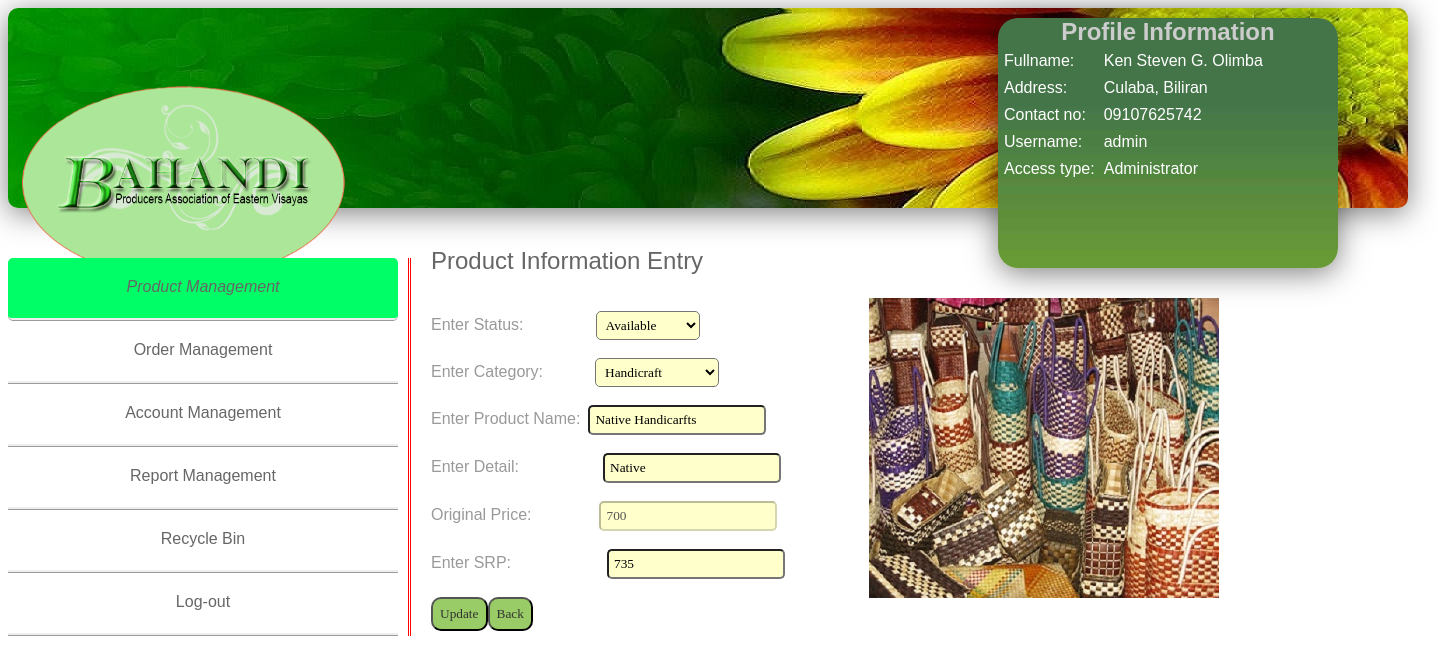
The page /admin/edit_product.php?id=81 (signed in) on the database its author committed.
### tables this page shows
CREATE TABLE `adminproduct` (
  `id` int(155) NOT NULL auto_increment,
  `sid` int(155) NOT NULL,
  `sname` varchar(255) NOT NULL,
  `status` varchar(150) NOT NULL,
  `category` varchar(150) NOT NULL,
  `pname` varchar(150) NOT NULL,
  `detail` varchar(150) NOT NULL,
  `price` int(100) NOT NULL,
  `srp` int(100) NOT NULL,
  `quantity` int(100) NOT NULL,
  `total` int(100) NOT NULL,
  `date` date NOT NULL,
  `image` varchar(150) NOT NULL,
  PRIMARY KEY  (`id`)
);

### admin/edit_product.php (the view, shortened to what this page needs)
<?php
if(isset($_SESSION['admin'])){
?>
<!DOCTYPE html PUBLIC "-//W3C//DTD XHTML 1.0 Transitional//EN" "http://www.w3.org/TR/xhtml1/DTD/xhtml1-transitional.dtd">
<html xmlns="http://www.w3.org/1999/xhtml">
<head>
<link href="css/admin.css" rel="stylesheet" type="text/css">
<div id = "header">
<div id="user_info">
<?php
if(isset($_SESSION['admin'])){
		$name=$_SESSION['name'];
		$address=$_SESSION['address'];
		$contact=$_SESSION['contact'];
}
?>
<font face="Tahoma, Geneva, sans-serif" size="5" color="#CCC"><center><b>Profile Information</b></center></font>
<Font face="Tahoma, Geneva, sans-serif" color="#FFF">
<table cellpadding="3" cellspacing="3">
<tr>
<td>Fullname:</td>
<td><?php echo $name ?></td>
</tr>
<tr>
<td>Address:</td>
<td><?php echo $address ?></td>
</tr>
<tr>
<td>Contact no:</td>
<td><?php echo $contact ?></td>
</tr>
<tr>
<td>Username:</td>
<td><?php echo $_SESSION['user'];?></td>
</tr>
<tr>
<td>Access type:</td>
<td><?php echo $_SESSION['type'];?></td>
</tr>
</table>
</font>
<br>
</div>
<a href="index.php"><img src="image/logo.png" height="350" width="350" class="logo"></a>
</div>
</head>
<body>
<div id="leftnav">
 <div class="link1" id="current"><a href="#"><font color="#666666">Product Management</font></a><br></div>
 <div class="link1"><a href="admin_order.php"><font color="#666666">Order Management</font></a><br></div>
  <div class="link1"><a href="supplieraccount.php"><font color="#666666">Account Management</font></a><br></div>
<div class="link1"><a href="admin_sale.php"><font color="#666666">Report Management</font></a><br></div>
    <div class="link1"><a href="recycle.php"><font color="#666666">Recycle Bin</font></a><br></div>
    <div class="link1"><a href="logout.php"><font color="#666666">Log-out</font></a><br></div>
    </div>
</body>
<br><br>
<div id="body">
<div id="table">
<div id="uploadphoto"></div>
  <?php
	include('connect.php');
	$id=$_GET['id'];
	$result = $db->prepare("SELECT * FROM adminproduct WHERE id= :userid");
	$result->bindParam(':userid', $id);
	$result->execute();
	for($i=0; $row = $result->fetch(); $i++){
?>
<table align="left" height="auto" width="auto">
<tr>
<td>
<font color="#666666" size="5" face="Tahoma, Geneva, sans-serif">Product Information Entry</font>
<form id="form1" method="post" action="editprocess_product.php" enctype="multipart/form-data" onSubmit="return validate()">
<div id="uploadphoto">
 <table align="center" >
	  <tr>
      <td>&nbsp;</td>
	    <td align="left"><img src="<?php echo $row['image']; ?>"width="350" height="300"/></td>
	  </tr>
	</table>
</div>
<form  action="editproccess_product.php" method="post">
<br><br><font color="#999999" class="fontstyle">Enter Status:</font><select name="status" class="text"><option> <?php echo $row['status']?></option></select>
<br><br><font color="#999999" class="fontstyle">Enter Category:</font><select name="category" class="text"><option> <?php echo $row['category']?></option></select>
<br><br><font color="#999999" class="fontstyle">Enter Product Name:</font>&nbsp;&nbsp;<input type="text" name="pname" class="text" value="<?php echo $row['pname']?>" required="required"/>
<br><br><font color="#999999" class="fontstyle">Enter Detail:</font><input type="text" name="detail" class="text" value="<?php echo $row ['detail']; ?>" required="required"/>
<br><br><font color="#999999" class="fontstyle">Original Price:</font><input type="number" name="srp" class="text" value="<?php echo $row ['price']; ?>" disabled="disabled" required="required"/>
<br><br><font color="#999999" class="fontstyle">Enter SRP:</font><input type="number" name="srp" class="text" value="<?php echo $row ['srp']; ?>" required="required"/>
<br><br><input type="submit" value="Update" class="button"><input type='button' value='Back' onClick=window.location.href='product.php' class="button">
</form>
<br>
<br>
</table>
</div>
</div>
</html><?php
		}
	?>
	<?php
    }else
        header('location:index.php');
?>

### admin/css/admin.css (style rules this page uses)
#user_info { height:250px; width: 340px; position:absolute; margin:10px 0px 0px 990px; size:2px; border-radius:20px; background-image:url(../../image/green-hd-color-background-wallpaper-background-color-theme-abstract-images-background-wallpaper.jpg); box-shadow: inset 0 0px rgba(255,255,255,0.2), inset 0 0px 0px rgba(0,1,0,0.4), 0 5px 30px rgba(0,0,0,.5); }
#uploadphoto { position:absolute; height:305px; width:437px; margin:20px 0px 0px 390px; border-color:#999; size:2px; }
#table { position:absolute; height:auto; width:auto; margin:10px 0px 0px 10px; }
#header { margin: 0px 0px 0px 0px; height:200px; width: 1400px; padding: 0px; position:absolute; border-radius: 10px; background: -webkit-linear-gradient(top, green 1%,white 99%); background: -o-linear-gradient(top, green 1%,white 99%); background: -ms-linear-gradient(top, green 1%,white 99%); background: linear-gradient(top, green 1%,white 99%s); filter: progid:DXImageTransform.Microsoft.gradient( startColorstr='#ffffff', endColorstr='#ededed',GradientType=0 ); background: -moz-linear-gradient(top, green,white); box-shadow: inset 0 0px rgba(255,255,255,0.2), inset 0 0px 0px rgba(0,1,0,0.4), 0 5px 30px rgba(0,0,0,.5); background-image:url(../image/header.jpg) }
.fontstyle { font-family: "Arial Black", Gadget, sans-serif; color:#999 size:3px; }
.button { font-family:Georgia, "Times New Roman", Times, serif; color:#333; border-radius:10px; background-color: #9C6; padding: 7px; }
.text { border-radius: 5px; background-color: #FFC; padding: 5px; font-family:Georgia, "Times New Roman", Times, serif; 5px; }
#leftnav { position:absolute; border-right: double; border-right-color:#F00; width: 400px; height: auto; padding: 0px; margin: 250px 0px 0px 0px; }
#body { position:absolute; width: 1000px; height:auto; padding: 0px; margin: 200px 0px 0px 420px; color:#006; border-color:#000; size:2px; }
#current { background-color:#0F6; border-radius: 5px; font-style:italic; }
.link1 { border-bottom-style: ridge; height:20px; width:350px; text-align:center; font-family: "Arial Black", Gadget, sans-serif; padding: 20px; }
a { text-decoration: none }

### rows shown on the page
adminproduct: image (picture), status "Available", category "Handicraft", pname "Native Handicarfts", detail "Native", srp "700", srp "735"

### other values the page prints
$name "Ken Steven G. Olimba"
$address "Culaba, Biliran"
$contact "09107625742"
$_SESSION['user'] "admin"
$_SESSION['type'] "Administrator"
